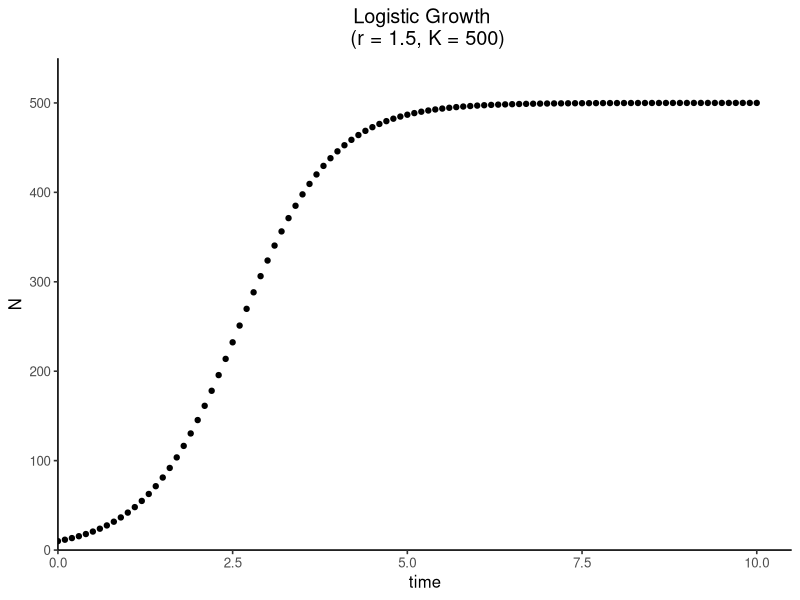
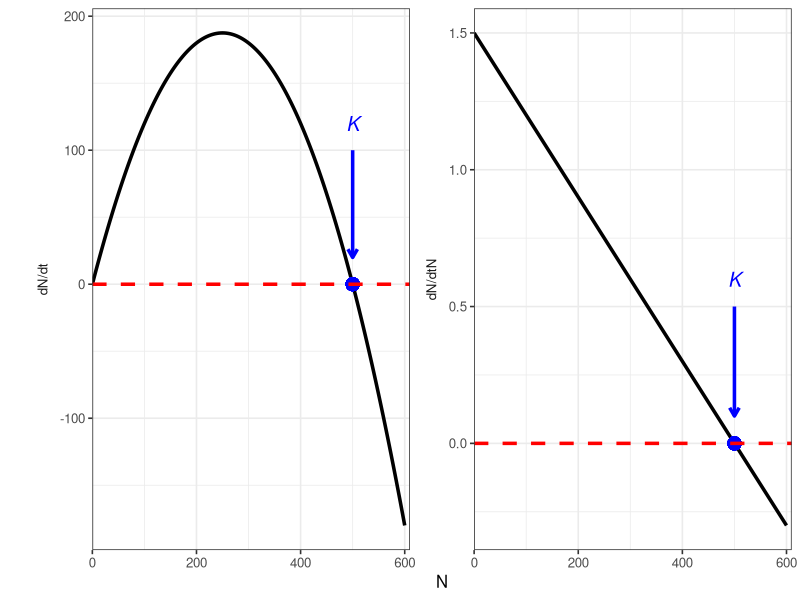

Generate these figures, in order, with R:
## ---- chunk 1
knitr::opts_chunk$set(message = F, 
                      error = F, 
                      warning = F)

## ---- chunk 2
library(tidyverse)
library(deSolve)

### Model specification
logistic_model <- function(times, state, parms) {
  with(as.list(c(state, parms)), {
    dN_dt = r*N*(K-N)/K  # logistic growth equation
    return(list(c(dN_dt)))  # return the results  
  })
}

### Model application
times <- seq(0, 10, by = 0.1)  # time steps to integrate over
state <- c(N = 10)  # initial population size
parms <- c(r = 1.5, K = 500)  # intrinsic growth rate and carrying capacity

# run the ode solver
pop_size <- ode(func = logistic_model, times = times, y = state, parms = parms)

### Visualize the results
ggplot(data = as.data.frame(pop_size), aes(x = time, y = N)) + 
  geom_point() + 
  labs(title = paste0("Logistic Growth \n (r = ", parms["r"], ", K = ", parms["K"], ")")) +
  theme_classic(base_size = 12) + 
  theme(plot.title = element_text(hjust = 0.5)) +
  scale_x_continuous(limits = c(0, 10.5), expand = c(0, 0)) +
  scale_y_continuous(limits = c(0, max(as.data.frame(pop_size)$N)*1.1), expand = c(0, 0))
## ---- chunk 3
knitr::include_app("https://genchanghsu0115.shinyapps.io/Logistic_mod_shinyapp/", height = "500px")
## ---- chunk 4
# parameters
r <- 1.5
K <- 500

# a vector of population sizes
N <- 0:600

# calculate the population growth rates and per capita growth rates
dN_dt <- r*N*(K-N)/K 
dN_dtN <- r*(K-N)/K

# organize into a dataframe
logistic_data <- data.frame(N, dN_dt, dN_dtN) %>%
  pivot_longer(cols = c(dN_dt, dN_dtN), 
               names_to = "vars", 
               values_to = "values")

# plot 
K_df <- data.frame(xend = c(500, 500),
                   yend = c(20, 0.1),
                   xstart = c(500, 500),
                   ystart = c(100, 0.5),
                   labels = c("italic(K)", "italic(K)"),
                   vars = c("dN_dt", "dN_dtN"))

ggplot(data = logistic_data, aes(x = N, y = values)) + 
  geom_line(size = 1.2) + 
  geom_point(x = 500, y = 0, size = 4, color = "blue") +
  geom_hline(yintercept = 0, linetype = "dashed", color = "red", size = 1.2) +
  labs(x = "N", y = "") +
  facet_wrap(~vars, 
             ncol = 2, 
             scales = "free_y",
             strip.position = "left", 
             labeller = as_labeller(c(dN_dt = "dN/dt", 
                                      dN_dtN = "dN/dtN"))) + 
  theme_bw(base_size = 12) +
  theme(strip.background = element_blank(),
        strip.placement = "outside",
        legend.position = "top",
        legend.title = element_blank()) + 
  scale_x_continuous(limits = c(0, 610), expand = c(0, 0)) + 
  geom_segment(data = K_df, 
               aes(x = xstart, y = ystart, xend = xend, yend = yend), 
               arrow = arrow(length = unit(0.03, "npc")), 
               size = 1.2,
               color = "blue") + 
  geom_text(data = K_df, 
            aes(x = xstart, y = ystart*1.2, label = labels),
            size = 5, 
            color = "blue",
            parse = T)
